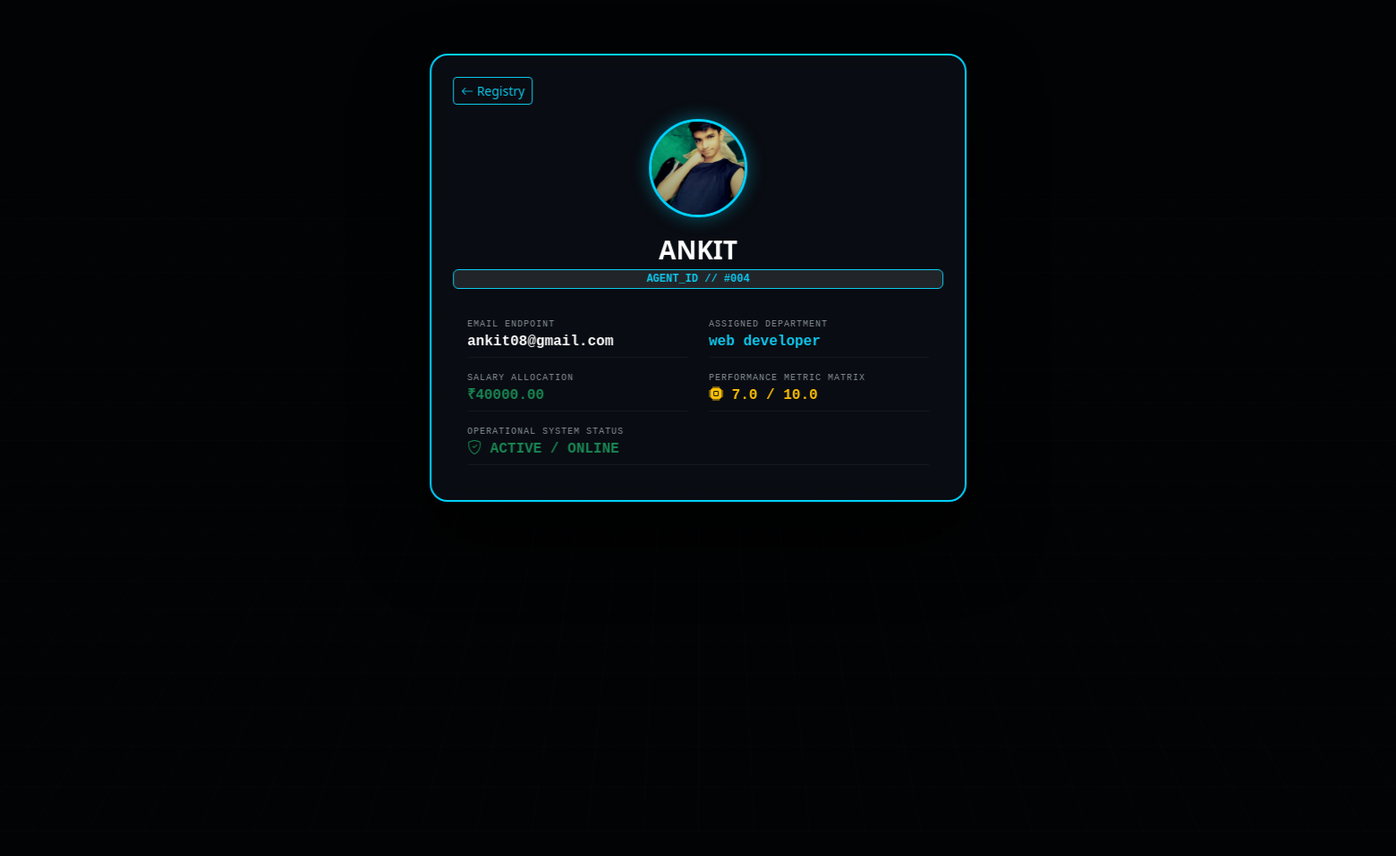
Screenshot of /profile/4/ (signed in) with the database file from the repository.
### employees/models.py (models this page shows, shortened)
class Employee(models.Model):
    name = models.CharField(max_length=100)
    email = models.EmailField()
    department = models.CharField(max_length=100)
    salary = models.DecimalField(decimal_places=2, max_digits=10)
    performance_score = models.FloatField(default=5.0)
    attrition = models.BooleanField(default=False)
    is_deleted = models.BooleanField(default=False)
    profile_pic = models.ImageField(upload_to='profile_pics/', null=True, blank=True)

### employees/views.py (the view)
# urls.py: path('profile/<int:pk>/', views.employee_profile, name='employee_profile'),
@login_required
def employee_profile(request, pk):
    employee = get_object_or_404(Employee, pk=pk)
    return render(request, 'employees/employee_profile.html', {'employee': employee})

### employees/templates/employees/employee_profile.html (shortened to what this page needs)
<!DOCTYPE html>
<html lang="en">
<head>
    <link href="https://cdn.jsdelivr.net/npm/bootstrap@5.3.0/dist/css/bootstrap.min.css" rel="stylesheet">
    <link href="https://cdn.jsdelivr.net/npm/bootstrap-icons@1.11.0/font/bootstrap-icons.css" rel="stylesheet">
</head>
<body>
<div class="grid-overlay"></div>
<div class="container" style="position: relative; z-index: 1;">
    <div class="card profile-card p-4 text-center">
        <div class="text-start mb-3">
            <a href="/employees/" class="btn btn-outline-info btn-sm"><i class="bi bi-arrow-left"></i> Registry</a>
        </div>
        <div class="avatar-frame">
            {% if employee.profile_pic %}
                <img src="{{ employee.profile_pic.url }}" alt="Profile Pic">
            {% else %}
                <i class="bi bi-person-bounding-box"></i>
            {% endif %}
        </div>
        <h3 class="fw-bold tracking-wide mb-1 text-uppercase text-white">{{ employee.name }}</h3>
        <span class="badge bg-dark border border-info text-info font-monospace mb-4">AGENT_ID // #00{{ employee.id }}</span>
        <div class="row text-start mt-2 px-3">
            <div class="col-md-6">
                <div class="data-label">Email Endpoint</div>
                <div class="data-value">{{ employee.email }}</div>
            </div>
            <div class="col-md-6">
                <div class="data-label">Assigned Department</div>
                <div class="data-value text-info">{{ employee.department }}</div>
            </div>
            <div class="col-md-6">
                <div class="data-label">Salary Allocation</div>
                <div class="data-value text-success">₹{{ employee.salary }}</div>
            </div>
            <div class="col-md-6">
                <div class="data-label">Performance Metric Matrix</div>
                <div class="data-value text-warning"><i class="bi bi-cpu-fill"></i> {{ employee.performance_score }} / 10.0</div>
            </div>
            <div class="col-12">
                <div class="data-label">Operational System Status</div>
                <div class="data-value">
                    {% if employee.attrition %}
                    <span class="text-danger fw-bold"><i class="bi bi-shield-slash-fill"></i> TERMINATED / LEFT NODE</span>
                    {% else %}
                    <span class="text-success fw-bold"><i class="bi bi-shield-check"></i> ACTIVE / ONLINE</span>
                    {% endif %}
                </div>
            </div>
        </div>
    </div>
</div>
</body>
</html>

### employees/templates/employees/employee_profile.html (style rules this page uses)
body { background: #020304; font-family: 'Segoe UI', Arial, sans-serif; color: #ffffff; padding: 60px 0; perspective: 1400px; }
.grid-overlay { position: fixed; top: -50%; left: -50%; width: 200%; height: 200%; background-image: linear-gradient(rgba(0, 210, 255, 0.015) 1.5px, transparent 1.5px), linear-gradient(90deg, rgba(0, 210, 255, 0.015) 1.5px, transparent 1px); background-size: 40px 40px; transform: rotateX(65deg) translateZ(-150px); pointer-events: none; z-index: 0; }
.profile-card { background: rgba(13, 17, 23, 0.75) !important; border: 2px solid #00d2ff !important; border-radius: 20px !important; backdrop-filter: blur(15px); box-shadow: 0 40px 80px rgba(0, 0, 0, 0.85); max-width: 600px; margin: 0 auto; transform: rotateY(1deg) translateZ(10px); }
.avatar-frame { width: 110px; height: 110px; border-radius: 50%; border: 3px solid #00d2ff; background: #1f242e; display: flex; align-items: center; justify-content: center; font-size: 3rem; color: #00d2ff; box-shadow: 0 0 20px rgba(0, 210, 255, 0.4); margin: 0 auto 20px auto; overflow: hidden; }
.avatar-frame img { width: 100%; height: 100%; object-fit: cover; }
.data-label { font-size: 10px; font-family: monospace; color: #8b949e; text-transform: uppercase; letter-spacing: 1px; }
.data-value { font-size: 16px; font-family: 'Courier New', Courier, monospace; color: #ffffff; font-weight: bold; margin-bottom: 15px; border-bottom: 1px solid rgba(255,255,255,0.05); padding-bottom: 5px; }

### rows the page displays
Employee: profile_pic (picture), name "ANKIT", id "4", email "ankit08@gmail.com", department "web developer", salary "40000.00", performance_score "7.0"
